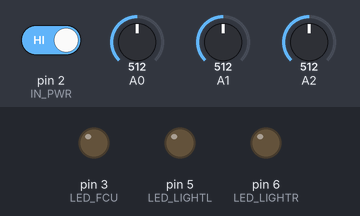
The sketch below on a simulated Arduino Uno, built with avr-gcc and run on an emulated ATmega328P. Parts: output pins drawn as LEDs (lit = HIGH). The inputs (shaded band) are chosen by the test bench; at power-on: pin 2 (IN_PWR) HIGH, A0 = 512, A1 = 512, A2 = 512.

Above: at 1.2 s.
1.3 s: pin 2 (IN_PWR) driven LOW
At 2.0 s:
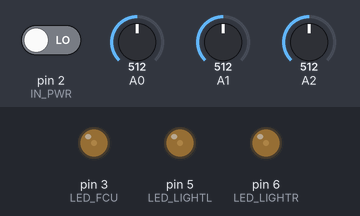
2.8 s: A0 set to 900
At 3.1 s:
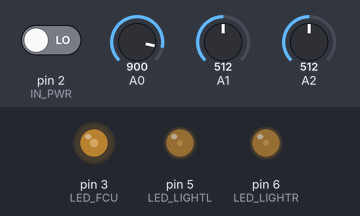
4.3 s: A1 set to 900
At 5.4 s:
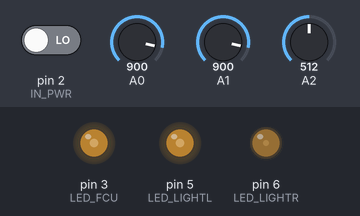
5.8 s: A2 set to 900
At 6.6 s:
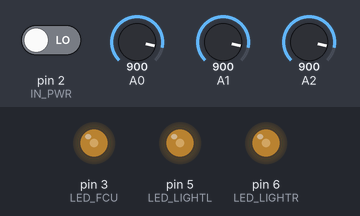
7.3 s: A0 set to 1023
At 7.8 s:
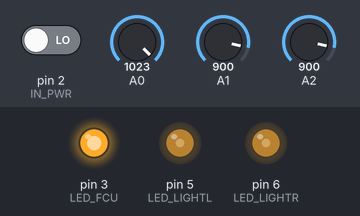
8.8 s: A1 set to 1023
At 10.1 s:
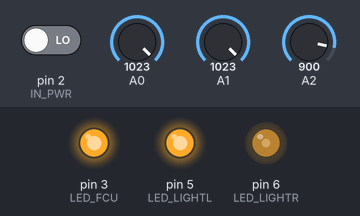
Timing chart, 0 to 11.3 s (numbered marks = the images above; inputs shaded):
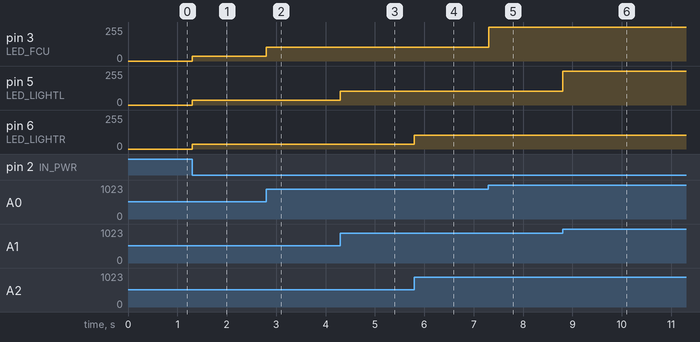

Measured:
- after the input at 1.3 s, pin 3 (LED_FCU), pin 5 (LED_LIGHTL), pin 6 (LED_LIGHTR): 0/255 → 34/255 at once
- after the input at 2.8 s, pin 3 (LED_FCU): 34/255 → 102/255 at once
- after the input at 4.3 s, pin 5 (LED_LIGHTL): 34/255 → 102/255 at once
- after the input at 5.8 s, pin 6 (LED_LIGHTR): 34/255 → 102/255 at once
- after the input at 7.3 s, pin 3 (LED_FCU): 102/255 → 255/255 at once
- after the input at 8.8 s, pin 5 (LED_LIGHTL): 102/255 → 255/255 at once

The sketch:

brightness_central.ino
```cpp
// (licence header left out)
// Potentiometer pin
#define POT_FCU A0
#define POT_LIGHTL A1
#define POT_LIGHTR A2

// Input pin
#define IN_PWR 2 // Main power

// LED pin
#define LED_FCU 3
#define LED_LIGHTL 5
#define LED_LIGHTR 6

// Brightness factor, increment above 0 to smooth logarithm curve
#define BRIGHTNESS_FACTOR 5


double log_multiplier;

double logn(unsigned int n, unsigned int base) {
  return log(n) / log(base);
}

void set_led(int pot_pin, int led_pin) {
  int pot = analogRead(pot_pin);
  double led_value = 1 - logn(1024 + BRIGHTNESS_FACTOR - pot, 1024 + BRIGHTNESS_FACTOR);
  int led_output = led_value * log_multiplier;
  analogWrite(led_pin, led_output);
}

void setup() {
  pinMode(IN_PWR, INPUT);
  pinMode(LED_FCU, OUTPUT);
  pinMode(LED_LIGHTL, OUTPUT);
  pinMode(LED_LIGHTR, OUTPUT);

  log_multiplier = 255 / (1 - logn(1 + BRIGHTNESS_FACTOR, 1024 + BRIGHTNESS_FACTOR));
}

void loop() {
  int pwr = digitalRead(IN_PWR);

  if (pwr == LOW) {
    set_led(POT_FCU, LED_FCU);
    set_led(POT_LIGHTL, LED_LIGHTL);
    set_led(POT_LIGHTR, LED_LIGHTR);
  } else {
    analogWrite(LED_FCU, 0);
    analogWrite(LED_LIGHTL, 0);
    analogWrite(LED_LIGHTR, 0);
  }

  delay(1);
}
```
